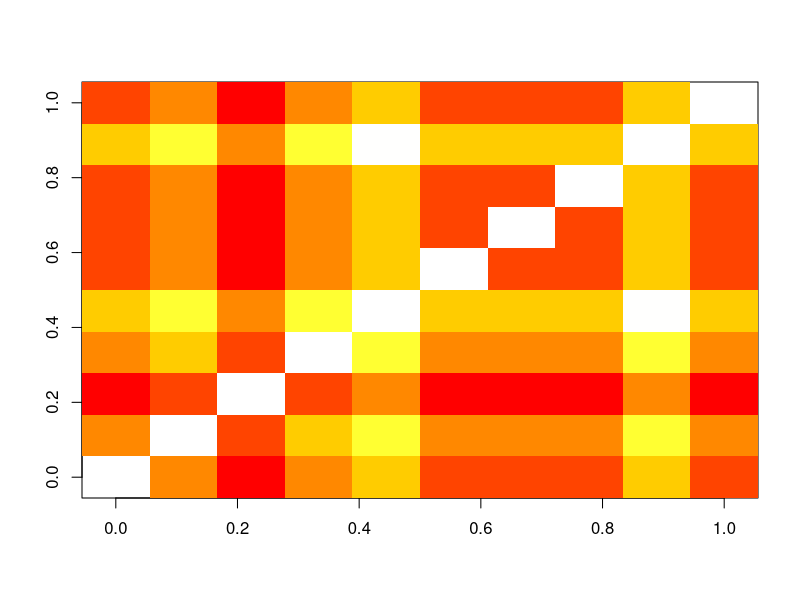
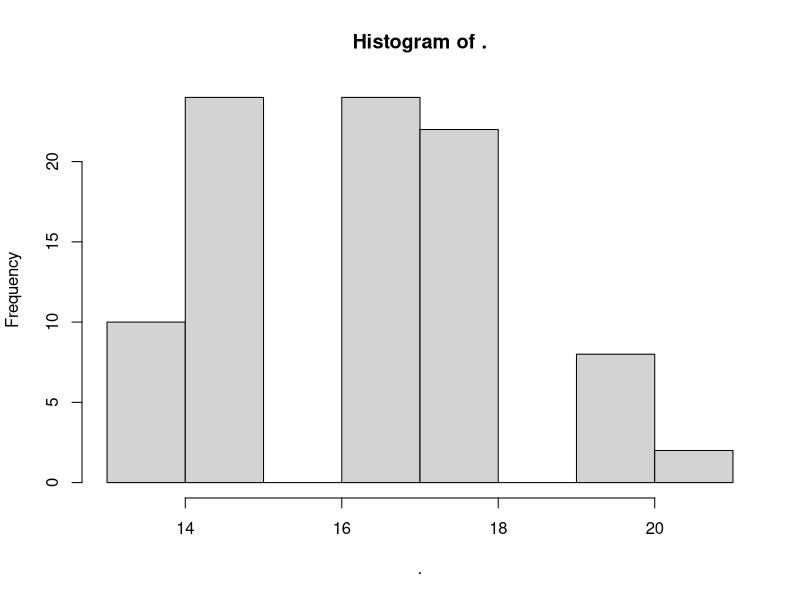

Write the R code that produced these figures, in order.
library(tidyverse)
setwd("~/Desktop/AED_sim")
read.delim("AED_sim.txt",row.names=1) %>% as.data.frame -> ax

# rows: patients a-j
# columns: 10 time intervals with absent = 0, present = 1

dim(ax)[1] * dim(ax)[2] -> sz
sum(ax) -> pos
pos/sz -> freq
-log(freq,2) -> ic_pos
nfreq <- 1-freq
-log(nfreq,2) -> ic_neg

#Assess probability at each time point

matchx <- function(x)
{
  if(x==0){y = ic_neg}
  if(x==1){y = ic_pos}
  return(y)
}

AED_sim <- function(a1,a2) 
{
  s1 <- ax[a1,]
  s2 <- ax[a2,]
  
  subx <- rbind(s1,s2)
  subx[3,] <- NA
  cc <- rownames(subx)
  cc[3] <- "sum"
  rownames(subx) <- cc
  
  for (i in 1:10)
  {
    subx[1,i] %>% matchx -> pat1
    subx[2,i] %>% matchx -> pat2
    pat1 + pat2 -> subx[3,i] 
  }
  
  sum(subx[3,]) %>% return
}

#create  matrix

patx <- rownames(ax)
ll <- length(patx)
sim_matrix <- matrix(ncol=ll,nrow=ll) %>% as.data.frame()
rownames(sim_matrix) <- patx
names(sim_matrix) <- patx

for (i in 1:10) # i rows
{
  for (k in 1:10) # k columns
  {
    sim_matrix[i,k] <- AED_sim(i,k)
    if (i==k) {sim_matrix[i,k] <- NA}
    paste("row",i,"column",k,"value",sim_matrix[i,k]) %>% print()
  }
}

sim_matrix %>% as.matrix %>% image(col = heat.colors(1000))

sim_matrix %>% as.matrix %>% hist()
